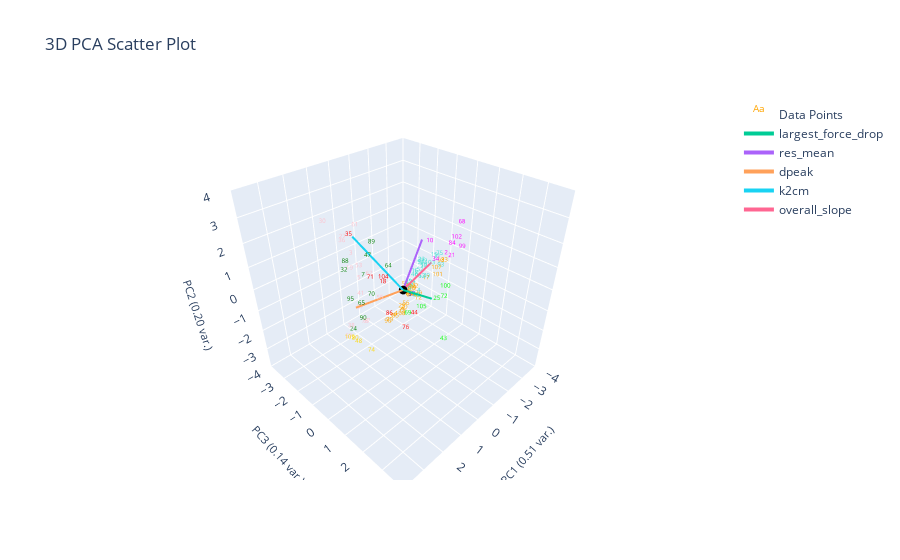

Here is the notebook cell this chart was saved with:
### Markdown cell above
# Nearest Centroid
- Each class is represented by it's centroid, with test sample classified to the class with the nearest centroid

### Code cell
from sklearn.neighbors import NearestCentroid

X = plotting.extract_numerical_features(marions_labeled_data).values.tolist()
y = marions_labeled_data[f'{ylabel_name}_nums'].values.tolist()
clf = NearestCentroid()
clf.fit(X,y)
predictions = pd.Series(clf.predict(clustering_features.values))

actual = marions_labeled_data[f'{ylabel_name}_nums']
changed_ylabel_idxs = find_changed_ylabel_data(predictions, actual)
print(changed_ylabel_idxs)
corrected_predictions = correct_pseudo_ylabels_to_actual(predictions, actual, changed_ylabel_idxs)
# print(pd.DataFrame({
#     'predicted': predictions,
#     'actual': actual,
#     'corrected_predicted': corrected_predictions,
# }))

plotting.plot_cluster_subolots(predictions, curve_data,
                                  clustering_method="Nearest Centroid", 
                                  cluster_category_names=list(ylabel_to_cluster_num.keys()),
                                  pseudo_corrections=corrected_predictions,
                                  bold_idxs=actual.index
                                  )
plotting.plot_cluster_subplots(corrected_predictions, curve_data, 
                                  clustering_method="Nearest Centroid", 
                                  cluster_category_names=list(ylabel_to_cluster_num.keys()),
                                  bold_idxs=actual.index)
plotting.plot_pca(clustering_features, predictions, 3, 
                  graph_title=f'',
                  ylabel_name=ylabel_name,)

### Figure 1 — Plotly figure (JSON) as saved in the notebook; plotly's stock layout.template omitted (floating-point values rounded to 4 significant figures)
{"data": [{"mode": "text", "name": "Data Points", "text": ["0", "1", "2", "3", "4", "5", "6", "7", "8", "9", "10", "11", "12", "13", "14", "15", "16", "17", "18", "19", "20", "21", "22", "23", "24", "25", "26", "27", "28", "29", "30", "31", "32", "33", "34", "35", "36", "37", "38", "39", "40", "41", "42", "43", "44", "45", "46", "47", "48", "49", "50", "51", "52", "53", "54", "55", "56", "57", "58", "59", "60", "61", "62", "63", "64", "65", "66", "67", "68", "69", "70", "71", "72", "73", "74", "75", "76", "77", "78", "79", "80", "81", "82", "83", "84", "85", "86", "87", "88", "89", "90", "91", "92", "93", "94", "95", "96", "97", "98", "99", "100", "101", "102", "103", "104", "105", "106", "107", "108", "109"], "textfont": {"color": ["orange", "turquoise", "magenta", "pink", "turquoise", "pink", "magenta", "green", "orange", "orange", "magenta", "turquoise", "orange", "orange", "orange", "turquoise", "turquoise", "orange", "red", "pink", "orange", "magenta", "turquoise", "turquoise", "green", "lime", "orange", "pink", "orange", "orange", "pink", "turquoise", "green", "orange", "magenta", "red", "pink", "blue", "pink", "orange", "orange", "pink", "orange", "lime", "red", "turquoise", "turquoise", "green", "gold", "turquoise", "turquoise", "turquoise", "turquoise", "pink", "orange", "pink", "orange", "pink", "turquoise", "orange", "turquoise", "pink", "turquoise", "orange", "green", "green", "orange", "pink", "magenta", "lime", "green", "red", "lime", "orange", "gold", "turquoise", "red", "turquoise", "pink", "orange", "gold", "orange", "turquoise", "orange", "magenta", "orange", "red", "pink", "green", "green", "green", "turquoise", "orange", "turquoise", "turquoise", "green", "orange", "pink", "orange", "magenta", "lime", "orange", "magenta", "turquoise", "red", "lime", "magenta", "orange", "orange", "gold"], "size": 6}, "type": "scatter3d", "x": [-0.4106, -0.9288, -2.596, 1.104, -0.04511, 1.466, -4.148, 1.804, -0.3853, 0.000174, -2.121, -1.442, 0.07756, 0.2565, 0.3918, -2.119, -0.9654, -1.382, 1.491, 1.185, 0.3561, -1.272, -1.627, -1.172, 1.882, 0.191, -0.1242, 1.567, -0.1115, 0.01755, 1.734, -2.217, 1.471, -2.439, -1.071, 2.383, 1.738, 0.1452, 2.03, -0.7734, -0.4269, 1.234, -0.2648, 1.211, 0.8373, -0.2236, -0.9016, 1.719, 2.593, -0.6936, -1.217, -0.9873, -1.33, 0.9893, -0.5549, 1.224, -0.03471, 2.119, -0.4056, -0.5167, 0.1873, 1.594, -1.097, -0.4578, 0.6658, 1.541, -0.5375, 1.385, -3.767, 2.065, 1.667, 2.267, 0.9181, -0.6715, 2.547, -2.345, 1.713, -1.346, 1.47, 0.6275, 2.234, -0.5391, -0.5084, -0.5667, -3.086, 0.4854, 2.083, 1.533, 2.35, 0.9782, 1.906, -1.156, -0.8135, -1.657, -0.5038, 1.814, 0.7143, 1.507, -2.284, -2.536, 0.03863, -1.921, -3.354, -1.303, 1.322, 0.7258, -4.755, -1.993, 0.185, 2.366], "y": [-0.1336, -0.245, -0.0996, -1.642, 0.7684, -0.7981, -0.2511, -0.1305, -0.03606, -0.01009, -0.5867, -0.397, 0.8814, 0.2269, -0.162, -0.324, -0.3004, -0.07603, 0.5295, -1.677, 0.4095, 1.204, -0.4341, -0.1638, -0.8133, 1.849, 0.1201, -1.445, 0.2224, -0.05074, -2.329, -0.2818, -1.661, -0.04144, 0.6504, -0.01132, -1.268, 0.5861, -0.7415, 0.09165, -0.2621, -1.078, 0.4705, 3.064, 1.393, 0.04536, -0.2687, 0.05331, 0.3655, 0.5424, -0.07552, -0.06003, -0.3571, -1.365, -0.04577, 0.04454, 0.1263, -0.8369, -0.02147, -0.3964, 0.8656, -0.6886, -0.05282, -0.1158, -0.07978, -0.6477, -0.06799, -0.3083, -0.2996, 2.278, 0.09565, 0.7689, 2.747, -0.1277, 0.9987, -0.2365, 1.836, -0.1956, -0.5988, -0.1188, -0.2943, -0.2451, -0.2033, -0.0763, -0.1993, 0.06686, 1.451, -0.748, -0.3496, -0.581, -0.1527, -0.3158, -0.1525, 0.4253, -0.00594, -0.9447, -0.1243, -0.4438, -0.0895, 0.725, 2.076, 0.05319, -0.1952, 0.1731, 0.3696, 1.629, -0.1863, -0.06404, 0.02932, -0.4441], "z": [-0.8724, -0.04772, 0.1429, 1.06, 0.0005921, 0.5397, 1.092, 1.156, -0.4434, -1.348, 0.7049, 0.1231, -0.2161, -1.136, -1.441, 0.1429, -0.08318, -0.4948, 1.041, 0.4144, -0.7653, 1.165, 0.02055, 0.4204, -1.654, 0.3368, -0.4292, 2.029, -0.4424, -1.144, 2.361, 0.06222, 0.47, -0.1083, 0.8491, 3.011, 2.01, -0.1701, -1.361, -0.867, -0.8309, -0.4348, -0.4918, -0.09782, -0.1891, -0.3818, -0.2061, 1.985, -1.075, 0.225, 0.1545, 0.4271, -0.2145, 0.5791, -0.8905, -0.04316, -0.9442, -1.91, -0.337, -0.5344, -0.04446, 2.792, -0.274, -0.8517, 1.018, -0.4998, -0.6077, 0.9178, 1.054, 1.014, 0.3784, 1.723, 1.296, -0.6699, -1.099, 0.1614, -0.06598, 0.01022, -1.393, -1.534, -1.574, -0.5951, -0.3348, -0.4594, 0.3475, -1.307, 0.5324, -0.7392, 1.851, 1.928, -0.7173, -0.4028, -0.6668, 0.2206, -0.207, -0.3249, -1.557, -1.273, -0.09006, 0.8118, 0.9064, -0.5457, 0.5385, 0.3721, 1.072, 0.1508, 1.036, -0.2881, -1.389, -1.542]}, {"marker": {"color": "black", "size": 3}, "mode": "markers", "name": "Origin", "showlegend": false, "type": "scatter3d", "x": [0], "y": [0], "z": [0]}, {"line": {"width": 4}, "mode": "lines+text", "name": "largest_force_drop", "textposition": "top center", "type": "scatter3d", "x": [0, 1.091], "y": [0, 2.378], "z": [0, 1.397]}, {"line": {"width": 4}, "mode": "lines+text", "name": "res_mean", "textposition": "top center", "type": "scatter3d", "x": [0, -1.331], "y": [0, -0.3095], "z": [0, 1.522]}, {"line": {"width": 4}, "mode": "lines+text", "name": "dpeak", "textposition": "top center", "type": "scatter3d", "x": [0, 1.612], "y": [0, -0.8751], "z": [0, -0.441]}, {"line": {"width": 4}, "mode": "lines+text", "name": "k2cm", "textposition": "top center", "type": "scatter3d", "x": [0, 1.002], "y": [0, -1.575], "z": [0, 2.059]}, {"line": {"width": 4}, "mode": "lines+text", "name": "overall_slope", "textposition": "top center", "type": "scatter3d", "x": [0, -1.56], "y": [0, 0.01097], "z": [0, 0.5458]}], "layout": {"autosize": true, "scene": {"aspectmode": "cube", "xaxis": {"range": [-4, 4], "title": {"font": {"size": 11}, "text": "PC1 (0.51 var.)"}}, "yaxis": {"range": [-4, 4], "title": {"font": {"size": 11}, "text": "PC3 (0.14 var.)"}}, "zaxis": {"range": [-4, 4], "title": {"font": {"size": 11}, "text": "PC2 (0.20 var.)"}}}, "title": {"text": "3D PCA Scatter Plot"}}}
